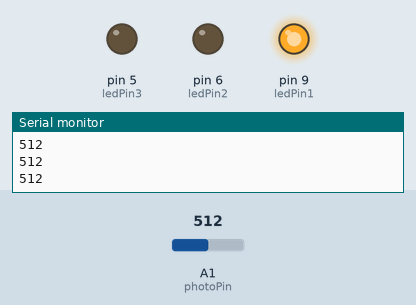
A sketch run on a simulated Arduino Uno, built with avr-gcc and run on an emulated ATmega328P. On the bench: output pins drawn as LEDs (lit = HIGH), the last lines printed to the serial monitor. The inputs (shaded band) are chosen by the test bench; at power-on: A1 (photoPin) = 512.

Above: at 1.2 s.
1.3 s: A1 (photoPin) set to 716
At 2.2 s:
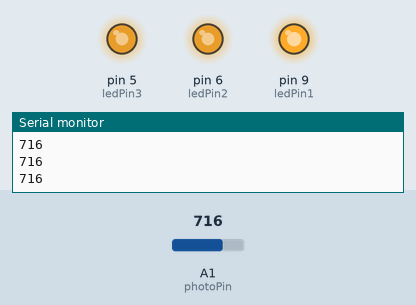
2.8 s: A1 (photoPin) set to 752
At 3.8 s:
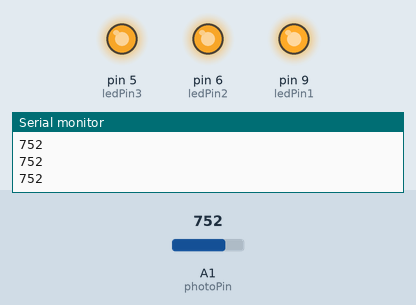
4.3 s: A1 (photoPin) set to 768
At 5.1 s:
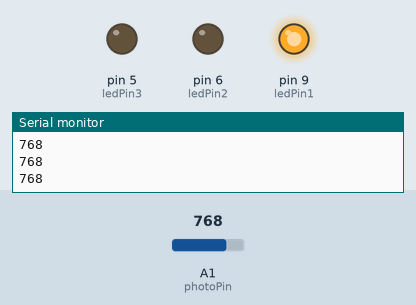
5.8 s: A1 (photoPin) set to 900
At 6.3 s:
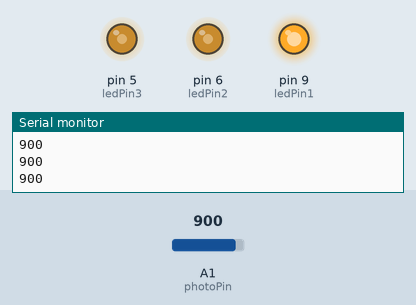
7.3 s: A1 (photoPin) set to 306
At 8.5 s:
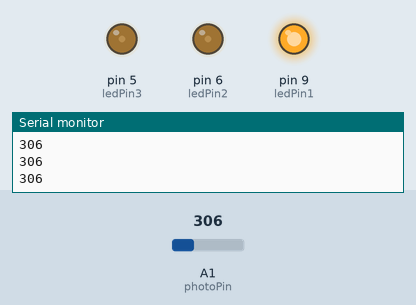
8.8 s: A1 (photoPin) set to 122
At 10.0 s:
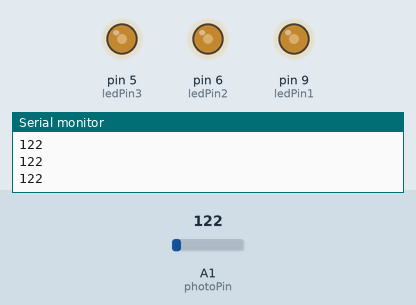
Timing chart, 0 to 11.3 s (numbered marks = the images above; inputs shaded):
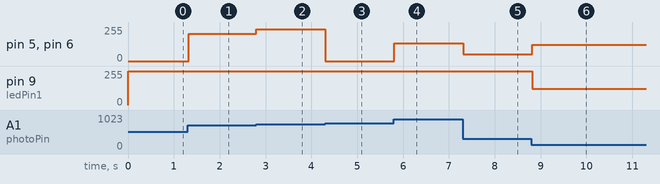

The sketch:

Photoresistor.ino
```cpp
/*
* Aarian Dhanani
* 2/5/2021
*
* Potentiometer
*
* analogRead
*
* Photoresistor
*
* Map function
*/

const int potentiometerPin = A0;
const int photoPin = A1;
const int ledPin1 = 9;
const int ledPin2 = 6;
const int ledPin3 = 5;
int readValue;

// Setup
void setup()
{
  Serial.begin(9600);
  pinMode(potentiometerPin, INPUT);
  pinMode(photoPin, INPUT);
  pinMode(ledPin1, OUTPUT); // This is an output
  pinMode(ledPin2, OUTPUT); // This is an output
  pinMode(ledPin3, OUTPUT); // This is an output
}

void loop()
{
//  readValue = analogRead(potentiometerPin);
//  readValue = map(readValue, 0, 25, 0, 255);

  readValue = analogRead(photoPin);
  Serial.println(readValue); //For testing purposes
  analogWrite(ledPin1, readValue);
  analogWrite(ledPin2, readValue);
  analogWrite(ledPin3, readValue);
  delay(20);
}
```

Measured:
- the behaviour switches between 767 and 768 on A1 (photoPin) (found by bisection; images 2 and 3)
- after the input at 1.3 s, pin 5 (ledPin3), pin 6 (ledPin2): 0/255 → 204/255 at once
- after the input at 2.8 s, pin 5 (ledPin3), pin 6 (ledPin2): 204/255 → 240/255 at once
- after the input at 4.3 s, pin 5 (ledPin3), pin 6 (ledPin2): 240/255 → 0/255 at once
- after the input at 5.8 s, pin 5 (ledPin3), pin 6 (ledPin2): 0/255 → 132/255 at once
- after the input at 7.3 s, pin 5 (ledPin3), pin 6 (ledPin2): 132/255 → 50/255 at once
- after the input at 8.8 s, pin 5 (ledPin3), pin 6 (ledPin2): 50/255 → 122/255 at once; pin 9 (ledPin1): 255/255 → 122/255 at once
